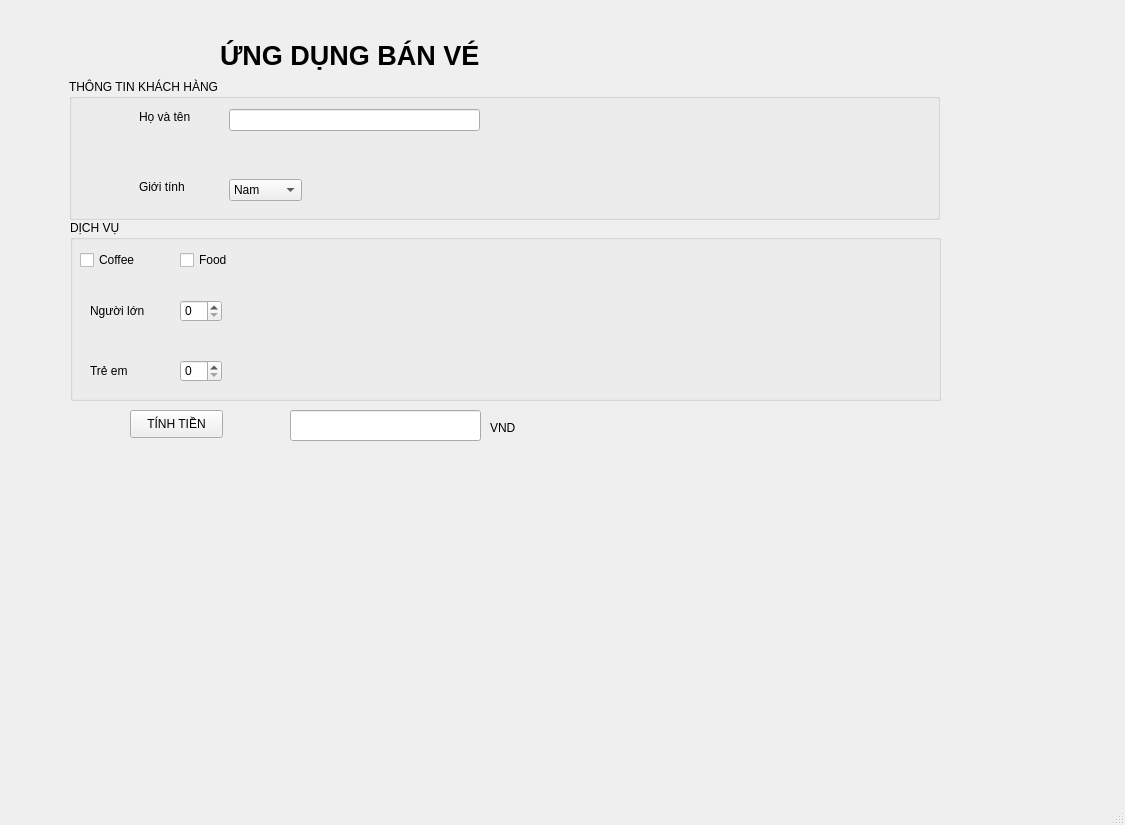
<?xml version="1.0" encoding="UTF-8"?>
<ui version="4.0">
 <class>MainWindow</class>
 <widget class="QMainWindow" name="MainWindow">
  <property name="geometry">
   <rect>
    <x>0</x>
    <y>0</y>
    <width>1125</width>
    <height>825</height>
   </rect>
  </property>
  <property name="windowTitle">
   <string>MainWindow</string>
  </property>
  <widget class="QWidget" name="centralwidget">
   <widget class="QLabel" name="label">
    <property name="geometry">
     <rect>
      <x>220</x>
      <y>20</y>
      <width>331</width>
      <height>71</height>
     </rect>
    </property>
    <property name="font">
     <font>
      <family>Arial</family>
      <pointsize>20</pointsize>
      <weight>75</weight>
      <bold>true</bold>
     </font>
    </property>
    <property name="text">
     <string>ỨNG DỤNG BÁN VÉ</string>
    </property>
   </widget>
   <widget class="QGroupBox" name="groupBox">
    <property name="geometry">
     <rect>
      <x>69</x>
      <y>79</y>
      <width>871</width>
      <height>141</height>
     </rect>
    </property>
    <property name="title">
     <string>THÔNG TIN KHÁCH HÀNG</string>
    </property>
    <widget class="QLineEdit" name="name">
     <property name="geometry">
      <rect>
       <x>160</x>
       <y>30</y>
       <width>251</width>
       <height>22</height>
      </rect>
     </property>
    </widget>
    <widget class="QLabel" name="label_2">
     <property name="geometry">
      <rect>
       <x>70</x>
       <y>30</y>
       <width>61</width>
       <height>16</height>
      </rect>
     </property>
     <property name="text">
      <string>Họ và tên</string>
     </property>
    </widget>
    <widget class="QLabel" name="label_3">
     <property name="geometry">
      <rect>
       <x>70</x>
       <y>100</y>
       <width>55</width>
       <height>16</height>
      </rect>
     </property>
     <property name="text">
      <string>Giới tính</string>
     </property>
    </widget>
    <widget class="QComboBox" name="sex">
     <property name="geometry">
      <rect>
       <x>160</x>
       <y>100</y>
       <width>73</width>
       <height>22</height>
      </rect>
     </property>
     <item>
      <property name="text">
       <string>Nam</string>
      </property>
     </item>
     <item>
      <property name="text">
       <string>Nữ</string>
      </property>
     </item>
    </widget>
   </widget>
   <widget class="QGroupBox" name="groupBox_2">
    <property name="geometry">
     <rect>
      <x>70</x>
      <y>220</y>
      <width>871</width>
      <height>181</height>
     </rect>
    </property>
    <property name="title">
     <string>DỊCH VỤ</string>
    </property>
    <widget class="QCheckBox" name="coffee">
     <property name="geometry">
      <rect>
       <x>10</x>
       <y>30</y>
       <width>81</width>
       <height>20</height>
      </rect>
     </property>
     <property name="text">
      <string>Coffee</string>
     </property>
    </widget>
    <widget class="QCheckBox" name="food">
     <property name="geometry">
      <rect>
       <x>110</x>
       <y>30</y>
       <width>81</width>
       <height>20</height>
      </rect>
     </property>
     <property name="text">
      <string>Food</string>
     </property>
    </widget>
    <widget class="QSpinBox" name="person">
     <property name="geometry">
      <rect>
       <x>110</x>
       <y>80</y>
       <width>42</width>
       <height>22</height>
      </rect>
     </property>
    </widget>
    <widget class="QLabel" name="label_4">
     <property name="geometry">
      <rect>
       <x>20</x>
       <y>80</y>
       <width>61</width>
       <height>21</height>
      </rect>
     </property>
     <property name="text">
      <string>Người lớn</string>
     </property>
    </widget>
    <widget class="QSpinBox" name="child">
     <property name="geometry">
      <rect>
       <x>110</x>
       <y>140</y>
       <width>42</width>
       <height>22</height>
      </rect>
     </property>
    </widget>
    <widget class="QLabel" name="label_5">
     <property name="geometry">
      <rect>
       <x>20</x>
       <y>140</y>
       <width>61</width>
       <height>21</height>
      </rect>
     </property>
     <property name="text">
      <string>Trẻ em</string>
     </property>
    </widget>
   </widget>
   <widget class="QPushButton" name="bill">
    <property name="geometry">
     <rect>
      <x>130</x>
      <y>410</y>
      <width>93</width>
      <height>28</height>
     </rect>
    </property>
    <property name="text">
     <string>TÍNH TIỀN</string>
    </property>
   </widget>
   <widget class="QLineEdit" name="textBill">
    <property name="geometry">
     <rect>
      <x>290</x>
      <y>410</y>
      <width>191</width>
      <height>31</height>
     </rect>
    </property>
   </widget>
   <widget class="QLabel" name="label_6">
    <property name="geometry">
     <rect>
      <x>490</x>
      <y>420</y>
      <width>55</width>
      <height>16</height>
     </rect>
    </property>
    <property name="text">
     <string>VND</string>
    </property>
   </widget>
  </widget>
  <widget class="QMenuBar" name="menubar">
   <property name="geometry">
    <rect>
     <x>0</x>
     <y>0</y>
     <width>1125</width>
     <height>26</height>
    </rect>
   </property>
  </widget>
  <widget class="QStatusBar" name="statusbar"/>
 </widget>
 <resources/>
 <connections/>
</ui>
